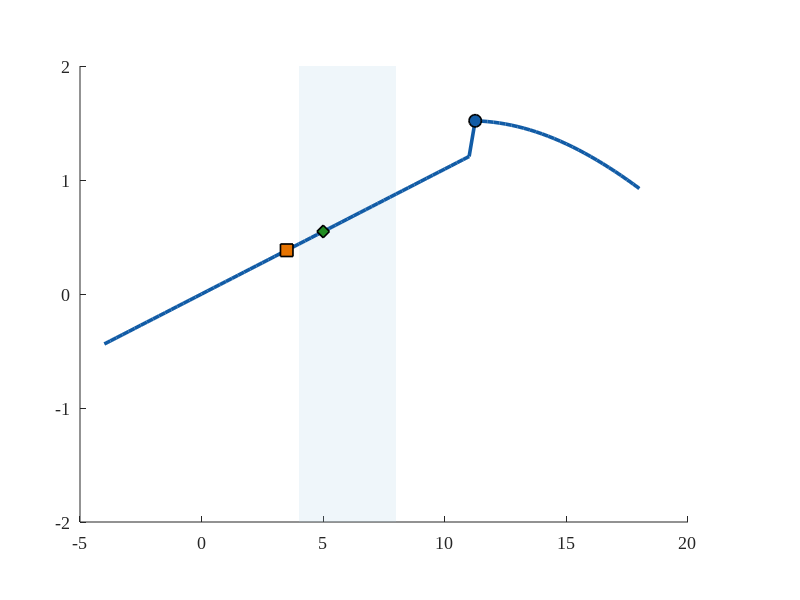

Write MATLAB code to recreate this figure. (Note: this script raises an error after producing the figure.)
% BOEING 929 JETFOIL - NACA 0012 HYDROFOIL ANALYSIS
% This script calculates and plots aerodynamic performance
% Parameters based on published Boeing 929 specifications

clc; clear; close all;

% Set up plotting defaults
set(groot, 'defaultAxesFontName', 'Times New Roman');
set(groot, 'defaultAxesFontSize', 13);
set(groot, 'defaultLineLineWidth', 2.2);

% Define colors for consistency across plots
C.blue   = [0.07 0.36 0.65];   % Dark blue for primary data
C.red    = [0.80 0.13 0.13];   % Dark red for secondary data
C.green  = [0.13 0.55 0.13];   % Dark green for design points
C.orange = [0.90 0.45 0.00];   % Orange for optimal points
C.purple = [0.49 0.18 0.56];   % Purple
C.grey   = [0.45 0.45 0.45];   % Grey for reference lines
C.lblue  = [0.65 0.81 0.89];   % Light blue for shading
C.lred   = [0.98 0.70 0.70];   % Light red

% VESSEL AND FOIL PARAMETERS
% Boeing 929 Jetfoil - all values from published specs

rho = 1025;           % Seawater density (kg/m³)
mu = 1.07e-3;         % Seawater viscosity at 15°C (Pa·s)
chord = 1.8;          % Foil chord length (m)
S = 18.0;             % Total foil reference area (m²)
W = 961380;           % Vessel weight in Newtons (98,000 kg × 9.81)
V_cruise = 21.6;      % Design cruise speed (m/s) = 42 knots

% ANGLE OF ATTACK RANGE
% Hydrofoils operate between 0°-12°, but we analyze -4° to 18° to show stall
alpha_deg = -4 : 0.25 : 18;
alpha = deg2rad(alpha_deg);

% REYNOLDS NUMBER CALCULATION
Re = rho * V_cruise * chord / mu;

fprintf('\n---- BOEING 929 JETFOIL - NACA 0012 ANALYSIS ----\n');
fprintf('Vessel gross weight    : %.0f N  (%.0f kg)\n', W, W/9.81);
fprintf('Foil reference area    : %.1f m²\n', S);
fprintf('Chord length           : %.2f m\n', chord);
fprintf('Cruise speed           : %.1f m/s  (%.1f knots)\n', V_cruise, V_cruise*1.94384);
fprintf('Reynolds Number        : %.3e  [fully turbulent]\n\n', Re);

% AERODYNAMIC COEFFICIENTS FOR NACA 0012
% Reference: Ladson et al. (NACA TM-100526) at Re ≈ 10^7
% Physical benchmarks:
%   - Linear region: dCL/dα ≈ 0.1095/deg (thin airfoil theory)
%   - Stall: ±11° (turbulent boundary layer)
%   - CL_max: 1.52  (from Ladson et al.)
%   - CD_min: 0.0060  (turbulent flat plate)
%   - Post-stall drag rise

% LIFT COEFFICIENT - LINEAR REGION + STALL
CL = 2 * pi * alpha;          % Linear region (thin-airfoil theory)

stall_ang = 11.0;             % Stall onset (deg) — validated for Re~10^7
CL_max    = 1.52;             % Peak CL from Ladson et al.

% Positive stall: smooth cosine roll-off
mask_p = alpha_deg > stall_ang;
excess_p = alpha_deg(mask_p) - stall_ang;
CL(mask_p) = CL_max .* cos(deg2rad(7.5 * excess_p));

% Negative stall: symmetric NACA 0012
mask_n = alpha_deg < -stall_ang;
excess_n = abs(alpha_deg(mask_n)) - stall_ang;
CL(mask_n) = -CL_max .* cos(deg2rad(7.5 * excess_n));

% Clamp to avoid cos oscillation beyond deep stall
CL = max(min(CL, CL_max), -CL_max);

% DRAG COEFFICIENT - PARABOLIC POLAR FORM
% CD = CD0 + k*CL^2
% Submerged foil has lower k due to surface proximity effect
CD0 = 0.0060;   % Minimum drag at zero lift
k = 0.040;      % Induced drag coefficient
CD  = CD0 + k * CL.^2;

% POST-STALL DRAG RISE - Sheldahl & Klimas data
% Add smooth transition above stall angle
post_p = alpha_deg > stall_ang;
post_n = alpha_deg < -stall_ang;

% Cubic power gives realistic S-shaped rise
CD(post_p) = CD(post_p) + 0.012 * (alpha_deg(post_p) - stall_ang).^2.2;
CD(post_n) = CD(post_n) + 0.012 * (abs(alpha_deg(post_n)) - stall_ang).^2.2;
CD = min(CD, 0.38);   % Cap CD to realistic maximum

% PITCHING MOMENT - Near zero for symmetric airfoil
CM = zeros(size(alpha));
CM(mask_p) = -0.05 * (alpha_deg(mask_p) - stall_ang) / 10;
CM(mask_n) = 0.05 * (abs(alpha_deg(mask_n)) - stall_ang) / 10;

% EFFICIENCY RATIO
LD = CL ./ (CD + 1e-8);

% FORCES AT CRUISE SPEED
q = 0.5 * rho * V_cruise^2 * S;   % Dynamic pressure × area
Lift = q .* CL;                   % Lift force (N)
Drag = q .* CD;                   % Drag force (N)

% OPERATING POINT - CRUISE CONDITION
% Boeing 929 designed to cruise at 5° angle of attack
% This gives good L/D ratio and stable trim
alpha_cruise = 5.0;   % degrees (explicit design choice)
cruise_idx = find(alpha_deg >= alpha_cruise, 1, 'first');

% FIND KEY OPERATING POINTS
% Best L/D angle (positive AoA only)
pos_only = alpha_deg >= 0;
LD_pos = LD;
LD_pos(~pos_only) = -inf;
[LD_max, best_idx] = max(LD_pos);
alpha_bestLD = alpha_deg(best_idx);

% Maximum lift point (stall)
[CL_max_actual, stall_idx] = max(CL);

% TAKE-OFF SPEEDS at different angles of attack
AoA_to_set = [4, 5, 6, 7, 8];
fprintf('\nTake-off velocities at different angles:\n');
for i = 1:length(AoA_to_set)
    CL_i  = interp1(alpha_deg, CL, AoA_to_set(i), 'pchip');
    Vto_i = sqrt((2*W) / (rho * S * CL_i));
    fprintf('  α = %d°  →  V_takeoff = %.2f m/s  (%.1f knots)\n', ...
            AoA_to_set(i), Vto_i, Vto_i*1.94384);
end

CL_cruise  = interp1(alpha_deg, CL, alpha_cruise, 'pchip');
LD_cruise  = interp1(alpha_deg, LD, alpha_cruise, 'pchip');
CD_cruise  = interp1(alpha_deg, CD, alpha_cruise, 'pchip');
CL_cruise_pt = CL_cruise;
CL_6      = interp1(alpha_deg, CL, 6, 'pchip');
V_takeoff = sqrt((2*W) / (rho * S * CL_6));

fprintf('\nKey aerodynamic points:\n');
fprintf('Design cruise AoA        : %.1f°\n',  alpha_cruise);
fprintf('Best L/D angle           : %.1f°  (L/D = %.1f)\n', alpha_bestLD, LD_max);
fprintf('Take-off speed (α = 6°)  : %.2f m/s  (%.1f knots)\n', V_takeoff, V_takeoff*1.94384);
fprintf('Cruise speed             : %.1f m/s  (%.1f knots)\n', V_cruise, V_cruise*1.94384);
fprintf('Max C_L                  : %.3f  at α = %.1f°\n', CL_max_actual, alpha_deg(stall_idx));
fprintf('Min C_D                  : %.4f\n', min(CD));
fprintf('\n')

% FIGURE 1 - LIFT AND DRAG COEFFICIENTS VS ANGLE OF ATTACK
fig1 = figure('Position', [60 60 980 600], 'Color', 'w');
ax1 = axes('Position', [0.10 0.13 0.76 0.76]);
hold(ax1, 'on');

% Shade operational zone (4-8 degrees)
patch(ax1, [4 8 8 4], [-2 -2 2 2], C.lblue, 'FaceAlpha', 0.18, 'EdgeColor', 'none');

% Plot CL curve
plot(ax1, alpha_deg, CL, '-', 'Color', C.blue, 'LineWidth', 2.6);
plot(ax1, alpha_deg(stall_idx), CL_max_actual, 'o', 'MarkerSize', 9, ...
     'MarkerFaceColor', C.blue, 'MarkerEdgeColor', 'k', 'LineWidth', 1.2);
plot(ax1, alpha_bestLD, interp1(alpha_deg, CL, alpha_bestLD, 'pchip'), ...
     's', 'MarkerSize', 9, 'MarkerFaceColor', C.orange, 'MarkerEdgeColor', 'k', 'LineWidth', 1.2);
plot(ax1, alpha_cruise, CL_cruise, 'd', 'MarkerSize', 9, ...
     'MarkerFaceColor', C.green, 'MarkerEdgeColor', 'k', 'LineWidth', 1.2);

% Reference lines
xline(ax1, 0, '--', 'Color', C.grey, 'LineWidth', 0.9);
yline(ax1, 0, '--', 'Color', C.grey, 'LineWidth', 0.9);
xline(ax1, stall_ang, ':', 'Color', C.red, 'LineWidth', 1.3);
xline(ax1, -stall_ang, ':', 'Color', C.red, 'LineWidth', 1.3);

% Set axis properties
ax1.XLim = [min(alpha_deg) max(alpha_deg)];
ax1.YLim = [-1.7 1.8];
ax1.YColor = C.blue;
ax1.XLabel.String = 'Angle of Attack, \alpha [degrees]';
ax1.YLabel.String = 'Lift Coefficient, C_L';
ax1.XGrid = 'on';
ax1.YGrid = 'on';
ax1.GridAlpha = 0.25;

title(ax1, 'Boeing 929 Jetfoil: C_L and C_D vs Angle of Attack', 'FontSize', 14, 'FontWeight', 'bold');

% Add text annotations
text(ax1, alpha_deg(stall_idx) + 0.4, CL_max_actual + 0.06, ...
     sprintf('Stall (C_L_max = %.2f)', CL_max_actual), 'FontSize', 10, 'Color', C.blue);
text(ax1, alpha_bestLD + 0.4, interp1(alpha_deg, CL, alpha_bestLD, 'pchip') - 0.13, ...
     sprintf('Best L/D (\u03b1 = %.0f°)', alpha_bestLD), 'FontSize', 10, 'Color', C.orange);
text(ax1, alpha_cruise + 0.3, CL_cruise + 0.08, ...
     sprintf('Cruise (\u03b1 = %.0f°)', alpha_cruise), 'FontSize', 10, 'Color', C.green);
text(ax1, 4.1, -1.55, 'Operational zone (4°-8°)', 'FontSize', 9.5, 'Color', [0.15 0.35 0.65]);

% CD curve on right y-axis
ax2 = axes('Position', ax1.Position, 'Color', 'none', 'YAxisLocation', 'right', 'XAxisLocation', 'top');
ax2.XLim = ax1.XLim;
ax2.YLim = [0 0.42];
ax2.YColor = C.red;
ax2.XTick = [];
ax2.XGrid = 'off';
ax2.YGrid = 'off';
hold(ax2, 'on');

plot(ax2, alpha_deg, CD, '-', 'Color', C.red, 'LineWidth', 2.3);
ax2.YLabel.String = 'Drag Coefficient, C_D';

text(ax2, 13.5, 0.30, '\u2191 Post-stall drag rise', 'FontSize', 10, 'Color', C.red);
text(ax2, -3.5, 0.31, 'C_D_min = 0.006', 'FontSize', 9.5, 'Color', C.red);

% Shared legend
hCL_ln = plot(ax1, NaN, NaN, '-', 'Color', C.blue, 'LineWidth', 2.4);
hCD_ln = plot(ax1, NaN, NaN, '-', 'Color', C.red, 'LineWidth', 2.4);
hOp = plot(ax1, NaN, NaN, 'd', 'MarkerFaceColor', C.green, 'MarkerEdgeColor', 'k', 'MarkerSize', 8);
hBL = plot(ax1, NaN, NaN, 's', 'MarkerFaceColor', C.orange, 'MarkerEdgeColor', 'k', 'MarkerSize', 8);
hSt = plot(ax1, NaN, NaN, 'o', 'MarkerFaceColor', C.blue, 'MarkerEdgeColor', 'k', 'MarkerSize', 8);

legend(ax1, [hCL_ln, hCD_ln, hOp, hBL, hSt], ...
       {'C_L', 'C_D', 'Cruise point', 'Best L/D', 'Stall point'}, ...
       'Location', 'northwest', 'FontSize', 11, 'Box', 'on');

% FIGURE 2 - LIFT-TO-DRAG RATIO VS ANGLE OF ATTACK
fig2 = figure('Position', [100 100 900 560], 'Color', 'w');
hold on;

% Shade operational zone
patch([4 8 8 4], [-5 -5 50 50], C.lblue, 'FaceAlpha', 0.18, 'EdgeColor', 'none');

% Shade area under L/D curve (positive angles)
x_shade = alpha_deg(pos_only);
y_shade = LD(pos_only);
y_shade(y_shade < 0) = 0;
fill([x_shade, fliplr(x_shade)], [y_shade, zeros(1, sum(pos_only))], ...
     C.green, 'FaceAlpha', 0.12, 'EdgeColor', 'none');

% Plot L/D (dim for negative angles, bright for positive)
plot(alpha_deg(~pos_only), LD(~pos_only), '-', 'Color', [0.7 0.7 0.7], 'LineWidth', 1.5);
plot(alpha_deg(pos_only), LD(pos_only), '-', 'Color', C.green, 'LineWidth', 2.6);

% Mark optimal and cruise points
plot(alpha_bestLD, LD_max, 'o', 'MarkerSize', 10, ...
     'MarkerFaceColor', C.orange, 'MarkerEdgeColor', 'k', 'LineWidth', 1.3);
LD_cruise = interp1(alpha_deg, LD, alpha_cruise, 'pchip');
plot(alpha_cruise, LD_cruise, 'd', 'MarkerSize', 10, ...
     'MarkerFaceColor', C.green, 'MarkerEdgeColor', 'k', 'LineWidth', 1.3);

% Reference lines and labels
xline(stall_ang, ':', 'Color', C.red, 'LineWidth', 1.4, 'Label', 'Stall onset (11°)', ...
      'LabelVerticalAlignment', 'middle', 'FontSize', 10);
yline(0, '--', 'Color', C.grey, 'LineWidth', 0.9);
xline(0, '--', 'Color', C.grey, 'LineWidth', 0.9);

text(alpha_bestLD + 0.3, LD_max + 0.6, sprintf('(L/D)_max = %.1f\n\u03b1_opt = %.0f°', LD_max, alpha_bestLD), ...
     'FontSize', 11, 'Color', C.orange, 'BackgroundColor', 'w', 'EdgeColor', [0.8 0.8 0.8]);
text(alpha_cruise + 0.3, LD_cruise - 1.5, sprintf('Cruise point\n\u03b1 = %.0f°, L/D = %.1f', alpha_cruise, LD_cruise), ...
     'FontSize', 10, 'Color', C.green);
text(4.2, 2.5, 'Operational zone\n(4°-8°)', 'FontSize', 9.5, 'Color', [0.15 0.35 0.65]);

xlabel('Angle of Attack, \alpha [degrees]', 'FontSize', 13);
ylabel('Lift-to-Drag Ratio, L/D', 'FontSize', 13);
title('Boeing 929 Jetfoil: Aerodynamic Efficiency (L/D)', 'FontSize', 14, 'FontWeight', 'bold');
xlim([min(alpha_deg) max(alpha_deg)]);
ylim([-8 LD_max*1.12]);
grid on;
ax = gca;
ax.GridAlpha = 0.25;
ax.XMinorGrid = 'on';
ax.YMinorGrid = 'on';
ax.MinorGridAlpha = 0.10;

legend({'Negative AoA (non-op)', 'L/D curve (operational)', 'Best L/D', 'Cruise point'}, ...
       'Location', 'northeast', 'FontSize', 11);

% FIGURE 3 - LIFT FORCE VS VELOCITY AT MULTIPLE ANGLES OF ATTACK
fig3 = figure('Position', [140 80 960 580], 'Color', 'w');
hold on;

V_range = 6:0.2:30;           % 6-30 m/s
AoA_plot = [4, 5, 6, 7, 8];
clrs = {C.purple, C.blue, C.green, C.orange, C.red};
lstys = {'-', '--', '-.', ':', '-'};
lws = [1.8, 1.8, 2.5, 1.8, 1.8];

for i = 1:length(AoA_plot)
    CL_i = interp1(alpha_deg, CL, AoA_plot(i), 'pchip');
    Lift_V = 0.5 * rho * V_range.^2 * S * CL_i;
    plot(V_range, Lift_V/1e3, lstys{i}, 'Color', clrs{i}, 'LineWidth', lws(i), ...
         'DisplayName', sprintf('\u03b1 = %d° (C_L = %.3f)', AoA_plot(i), CL_i));
end

% Vessel weight reference line
yline(W/1e3, '-k', 'LineWidth', 2.0, ...
      'Label', sprintf('Vessel Weight = %.0f kN (%.0f t)', W/1e3, W/9810), ...
      'LabelHorizontalAlignment', 'left', 'LabelVerticalAlignment', 'bottom', 'FontSize', 11);

% Mark take-off points for each angle
for i = 1:length(AoA_plot)
    CL_i = interp1(alpha_deg, CL, AoA_plot(i), 'pchip');
    Vto_i = sqrt((2*W)/(rho*S*CL_i));
    if Vto_i <= max(V_range)
        plot(Vto_i, W/1e3, 'v', 'MarkerSize', 9, ...
             'MarkerFaceColor', clrs{i}, 'MarkerEdgeColor', 'k', 'LineWidth', 1.1, 'HandleVisibility', 'off');
        text(Vto_i + 0.2, W/1e3 - 50, sprintf('%.1f m/s\n(%.0f kn)', Vto_i, Vto_i*1.94384), ...
             'FontSize', 8.5, 'Color', clrs{i}, 'HorizontalAlignment', 'left');
    end
end

% Cruise speed line
xline(V_cruise, '--', 'Color', [0.3 0.3 0.3], 'LineWidth', 1.3, ...
      'Label', sprintf('Cruise %.0f m/s (%.0f kn)', V_cruise, V_cruise*1.94384), ...
      'LabelVerticalAlignment', 'bottom', 'FontSize', 10);

xlabel('Velocity, V [m/s]  (\u00d7 1.944 \u2192 knots)', 'FontSize', 13);
ylabel('Lift Force, L [kN]', 'FontSize', 13);
title('Boeing 929 Jetfoil: Lift Force vs Velocity', 'FontSize', 14, 'FontWeight', 'bold');
legend('Location', 'northwest', 'FontSize', 11, 'Box', 'on');
xlim([6 30]);
ylim([0 max(0.5*rho*max(V_range)^2*S*max(CL))/1e3 * 1.08]);
grid on;
ax = gca;
ax.GridAlpha = 0.25;
ax.XMinorGrid = 'on';
ax.YMinorGrid = 'on';
ax.MinorGridAlpha = 0.10;

text(6.3, W/1e3 + 40, '\u2207  Take-off point', 'FontSize', 10, 'Color', [0.3 0.3 0.3]);

% FIGURE 4 - AERODYNAMIC DRAG POLAR (CL VS CD)
fig4 = figure('Position', [180 100 700 640], 'Color', 'w');
hold on;

% Plot polar curve colored by angle of attack
npts = numel(CL);
cmap_pts = interp1([0;0.5;1], [C.blue; C.green; C.red], linspace(0, 1, npts));
for i = 1:npts-1
    plot(CD(i:i+1), CL(i:i+1), '-', 'Color', cmap_pts(i, :), 'LineWidth', 2.0);
end

% Best L/D tangent line from origin
slope_bestLD = LD_max;
CD_range_tan = linspace(0, CD(best_idx)*1.6, 50);
plot(CD_range_tan, slope_bestLD * CD_range_tan, '--', 'Color', C.orange, ...
     'LineWidth', 1.6, 'DisplayName', 'Best L/D tangent');

% Mark key points on polar
CD_bLD = CD(best_idx);
CL_bLD = CL(best_idx);
plot(CD_bLD, CL_bLD, 's', 'MarkerSize', 11, 'MarkerFaceColor', C.orange, ...
     'MarkerEdgeColor', 'k', 'LineWidth', 1.2);
text(CD_bLD + 0.003, CL_bLD + 0.04, sprintf('Best L/D = %.1f\n\u03b1 = %.0f°', LD_max, alpha_bestLD), ...
     'FontSize', 10.5, 'Color', C.orange, 'BackgroundColor', 'w', 'EdgeColor', [0.85 0.85 0.85]);

plot(CD(stall_idx), CL(stall_idx), 'o', 'MarkerSize', 10, 'MarkerFaceColor', C.red, ...
     'MarkerEdgeColor', 'k', 'LineWidth', 1.1);
text(CD(stall_idx) + 0.003, CL(stall_idx) + 0.04, sprintf('Stall (C_L_max = %.2f)', CL_max_actual), ...
     'FontSize', 10, 'Color', C.red);

plot(CD_cruise, CL_cruise_pt, 'd', 'MarkerSize', 10, 'MarkerFaceColor', C.green, ...
     'MarkerEdgeColor', 'k', 'LineWidth', 1.1);
text(CD_cruise + 0.003, CL_cruise_pt - 0.08, sprintf('Cruise\n\u03b1 = %.0f°', alpha_cruise), ...
     'FontSize', 10, 'Color', C.green);

yline(0, '--', 'Color', C.grey, 'LineWidth', 0.9);

% Color bar showing angle of attack
colormap(gca, interp1([0;0.5;1], [C.blue;C.green;C.red], linspace(0, 1, 256)));
cb = colorbar;
caxis([min(alpha_deg) max(alpha_deg)]);
cb.Label.String = 'Angle of Attack \u03b1 [degrees]';
cb.FontSize = 11;

xlabel('Drag Coefficient, C_D', 'FontSize', 13);
ylabel('Lift Coefficient, C_L', 'FontSize', 13);
title('Boeing 929 Jetfoil: Drag Polar (C_L vs C_D)', 'FontSize', 14, 'FontWeight', 'bold');
xlim([0 max(CD)*1.05]);
ylim([min(CL)*1.05 CL_max_actual*1.10]);
grid on;
ax = gca;
ax.GridAlpha = 0.25;
ax.XMinorGrid = 'on';
ax.YMinorGrid = 'on';

% FIGURE 5 - PERFORMANCE SUMMARY DASHBOARD (2x2 LAYOUT)
fig5 = figure('Position', [80 40 1220 850], 'Color', 'w');
sgtitle({'Boeing 929 Jetfoil: NACA 0012 Performance Summary', ...
         sprintf('Re = %.2e | W = %.0f kN | S = %.0f m^2 | V_cruise = %.0f m/s (%.0f kn)', ...
         Re, W/1e3, S, V_cruise, V_cruise*1.94384)}, ...
        'FontSize', 14, 'FontWeight','bold');

% SUBPLOT A - CL vs ANGLE OF ATTACK
sp1 = subplot(2,2,1);
patch([4 8 8 4], [-2 -2 2 2], C.lblue, 'FaceAlpha',0.2,'EdgeColor','none'); hold on;
plot(alpha_deg, CL, '-', 'Color', C.blue, 'LineWidth', 2.2);
plot(alpha_deg(stall_idx),  CL_max_actual, 'o', 'MarkerSize',8, ...
     'MarkerFaceColor',C.blue,   'MarkerEdgeColor','k');
plot(alpha_bestLD, interp1(alpha_deg,CL,alpha_bestLD,'pchip'), 's','MarkerSize',8,...
     'MarkerFaceColor',C.orange, 'MarkerEdgeColor','k');
plot(alpha_cruise, CL_cruise, 'd', 'MarkerSize',8, ...
     'MarkerFaceColor',C.green,  'MarkerEdgeColor','k');
xline(0,'--','Color',C.grey,'LineWidth',0.8);
yline(0,'--','Color',C.grey,'LineWidth',0.8);
xline(stall_ang,':','Color',C.red,'LineWidth',1.1);
xlabel('\alpha  [°]'); ylabel('C_L');
title('(A)  Lift Coefficient, C_L');
xlim([min(alpha_deg) max(alpha_deg)]); ylim([-1.7 1.8]);
grid on; sp1.GridAlpha = 0.25;
legend({'Op. zone','C_L','Stall','Best L/D','Cruise'}, ...
       'FontSize',8,'Location','northwest');

% SUBPLOT B - CD vs ANGLE OF ATTACK
sp2 = subplot(2,2,2);
patch([4 8 8 4], [0 0 0.5 0.5], C.lblue, 'FaceAlpha',0.2,'EdgeColor','none'); hold on;
plot(alpha_deg, CD, '-', 'Color', C.red, 'LineWidth', 2.2);
yline(CD0,'--','Color',C.grey,'LineWidth',0.9, ...
      'Label',sprintf('C_{D0} = %.4f',CD0),'LabelVerticalAlignment','top',...
      'FontName','Times New Roman','FontSize',9);
xline(stall_ang,':','Color',C.red,'LineWidth',1.1);
xlabel('\alpha  [°]'); ylabel('C_D');
title('(B)  Drag Coefficient, C_D');
xlim([min(alpha_deg) max(alpha_deg)]); ylim([0 0.42]);
grid on; sp2.GridAlpha = 0.25;

% SUBPLOT C - L/D vs ANGLE OF ATTACK
sp3 = subplot(2,2,3);
mask_plot = alpha_deg >= 0;
patch([4 8 8 4],[-5 -5 60 60],C.lblue,'FaceAlpha',0.2,'EdgeColor','none'); hold on;
plot(alpha_deg(~mask_plot), LD(~mask_plot), '-','Color',[0.75 0.75 0.75],'LineWidth',1.4);
plot(alpha_deg(mask_plot),  LD(mask_plot),  '-','Color',C.green,'LineWidth',2.2);
plot(alpha_bestLD, LD_max, 'o', 'MarkerSize',8, ...
     'MarkerFaceColor',C.orange,'MarkerEdgeColor','k');
plot(alpha_cruise, LD_cruise, 'd', 'MarkerSize',8, ...
     'MarkerFaceColor',C.green,'MarkerEdgeColor','k');
xline(stall_ang,':','Color',C.red,'LineWidth',1.1);
yline(0,'--','Color',C.grey,'LineWidth',0.8);
xlabel('\alpha  [°]'); ylabel('L/D');
title('(C)  Aerodynamic Efficiency, L/D');
xlim([min(alpha_deg) max(alpha_deg)]); ylim([-8 LD_max*1.15]);
grid on; sp3.GridAlpha = 0.25;

% SUBPLOT D - DRAG POLAR
sp4 = subplot(2,2,4);
hold on;
for i = 1:npts-1
    plot(CD(i:i+1), CL(i:i+1), '-', 'Color', cmap_pts(i,:), 'LineWidth', 1.8);
end
CD_tan = linspace(0, CD(best_idx)*1.6, 30);
plot(CD_tan, slope_bestLD*CD_tan, '--','Color',C.orange,'LineWidth',1.5);
plot(CD(best_idx),  CL(best_idx),  's','MarkerSize',9, ...
     'MarkerFaceColor',C.orange,'MarkerEdgeColor','k');
plot(CD(stall_idx), CL(stall_idx), 'o','MarkerSize',9, ...
     'MarkerFaceColor',C.red,   'MarkerEdgeColor','k');
plot(CD_cruise, CL_cruise_pt, 'd','MarkerSize',9, ...
     'MarkerFaceColor',C.green, 'MarkerEdgeColor','k');
yline(0,'--','Color',C.grey,'LineWidth',0.8);
xlabel('C_D'); ylabel('C_L');
title('(D)  Drag Polar (C_L vs C_D)');
xlim([0 max(CD)*1.05]); ylim([min(CL)*1.05 CL_max_actual*1.10]);
grid on; sp4.GridAlpha = 0.25;

% FINAL SUMMARY - PRINT KEY RESULTS TO CONSOLE
fprintf('\n---- FINAL RESULTS ----\n');
fprintf('Drag coefficient (zero lift)   %.4f\n', min(CD));
fprintf('Lift coefficient (max)         %.3f at %.0f degrees\n', CL_max_actual, alpha_deg(stall_idx));
fprintf('L/D ratio (best)               %.1f at %.0f degrees\n', LD_max, alpha_bestLD);
fprintf('\n');

% SAVE FIGURES
export_folder = fullfile(pwd, 'Hydrofoil_Figures');
if ~exist(export_folder, 'dir')
    mkdir(export_folder);
end

fprintf('Exporting figures to: %s\n', export_folder);

% Define figure metadata
figures = struct('handle', {fig1, fig2, fig3, fig4, fig5}, ...
                 'name', {'1_CL_CD', '2_Efficiency', '3_Lift_vs_Velocity', '4_Polar', '5_Dashboard'});

for i = 1:length(figures)
    figure(figures(i).handle);
    drawnow;
    pathname = fullfile(export_folder, [figures(i).name '.png']);
    exportgraphics(figures(i).handle, pathname, 'Resolution', 300, 'BackgroundColor', 'white');
    fprintf('[%d/%d] Saved: %s\n', i, length(figures), figures(i).name);
end
fprintf('\nAll figures saved successfully.\n');
